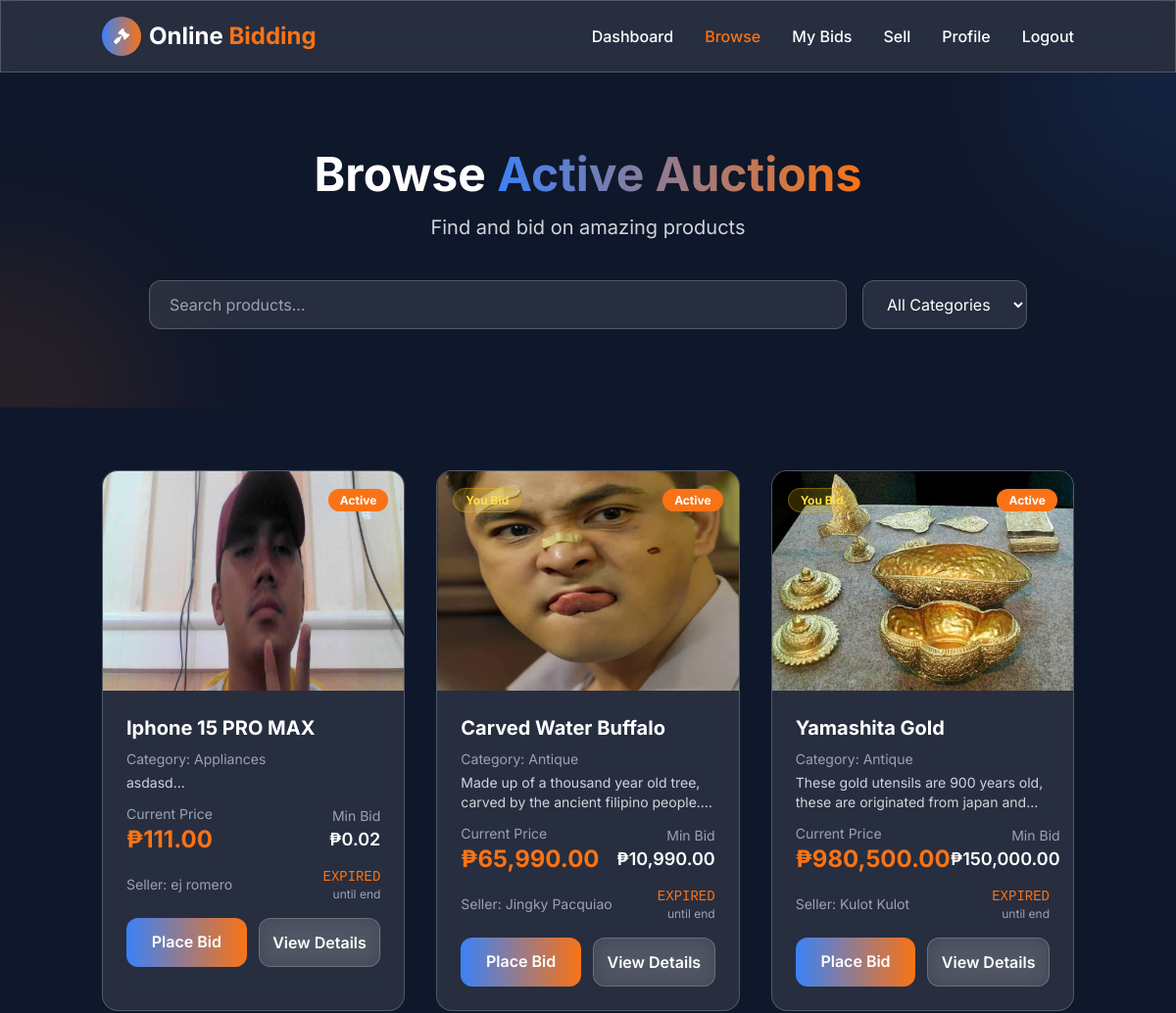
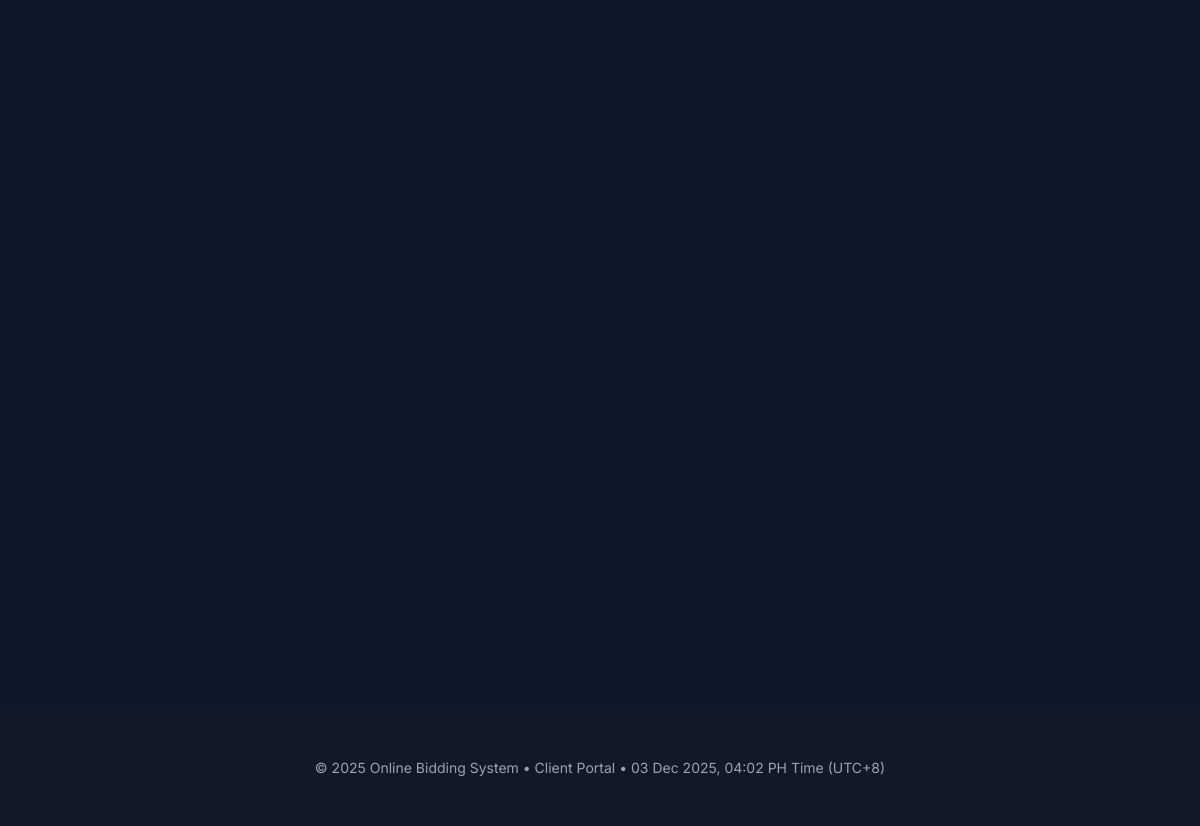
The page /client/products.php (signed in) on the database its author committed (2 pictures, top to bottom).
### tables this page shows
CREATE TABLE `products` (
  `id` int(30) NOT NULL,
  `productOwner` varchar(50) NOT NULL,
  `productStatus` varchar(20) NOT NULL,
  `productName` varchar(100) NOT NULL,
  `category` varchar(50) NOT NULL,
  `itemDesc` text NOT NULL,
  `bidCount` int(11) NOT NULL,
  `minimumBid` double NOT NULL,
  `productPrice` double NOT NULL,
  `productEnd` datetime NOT NULL,
  `productImgLoc` varchar(255) NOT NULL,
  `datePosted` datetime NOT NULL DEFAULT current_timestamp()
);

CREATE TABLE `users` (
  `id` int(30) NOT NULL,
  `firstName` varchar(50) NOT NULL,
  `lastName` varchar(50) NOT NULL,
  `userMoney` varchar(100) NOT NULL,
  `amountRcvble` varchar(100) NOT NULL,
  `password` text NOT NULL,
  `email` varchar(200) NOT NULL,
  `contact` varchar(100) NOT NULL,
  `address` text NOT NULL,
  `userType` tinyint(4) NOT NULL,
  `securityWord` varchar(50) NOT NULL,
  `profilePic` varchar(100) NOT NULL,
  `isLogin` smallint(6) NOT NULL,
  `date_created` datetime NOT NULL DEFAULT current_timestamp(),
  `created_at` datetime DEFAULT current_timestamp(),
  `avatar` varchar(255) DEFAULT '../assets/img/default-avatar.png'
);

### config.php (called while the page is built, shortened)
<?php
function formatCurrency($amount) {
    return '₱' . number_format($amount, 2);
}
?>

### client/products.php (the view, shortened to what this page needs)
<?php
include '../config.php';
$user_id = $_SESSION['user_id'];
?>
<!DOCTYPE html>
<html lang="en">
<head>
    <script src="https://cdn.tailwindcss.com"></script>
    <link rel="stylesheet" href="https://cdnjs.cloudflare.com/ajax/libs/font-awesome/6.4.0/css/all.min.css">
</head>
<body class="bg-deep-blue text-white min-h-screen">
    <header class="sticky top-0 z-50 glass-effect py-4">
        <div class="container mx-auto px-4 flex justify-between items-center">
            <div class="flex items-center space-x-2">
                <div class="w-10 h-10 rounded-full bg-gradient-to-r from-electric-blue to-bright-orange flex items-center justify-center">
                    <i class="fas fa-gavel text-white"></i>
                </div>
                <h1 class="text-2xl font-bold">Online <span class="text-bright-orange">Bidding</span></h1>
            </div>
            <nav class="hidden md:flex space-x-8">
                <a href="dashboard.php" class="font-medium hover:text-bright-orange transition-colors">Dashboard</a>
                <a href="products.php" class="font-medium text-bright-orange">Browse</a>
                <a href="my_bids.php" class="font-medium hover:text-bright-orange transition-colors">My Bids</a>
                <a href="add_product.php" class="font-medium hover:text-bright-orange transition-colors">Sell</a>
                <a href="profile.php" class="font-medium hover:text-bright-orange transition-colors">Profile</a>
                <a href="../logout.php" class="font-medium hover:text-bright-orange transition-colors">Logout</a>
            </nav>
        </div>
    </header>
    <section class="py-16 md:py-20 relative overflow-hidden">
        <div class="absolute -top-40 -right-40 w-80 h-80 rounded-full bg-electric-blue opacity-10 blur-3xl"></div>
        <div class="absolute -bottom-40 -left-40 w-80 h-80 rounded-full bg-bright-orange opacity-10 blur-3xl"></div>
        <div class="container mx-auto px-4 relative z-10">
            <div class="max-w-3xl mx-auto text-center">
                <h2 class="text-4xl md:text-5xl font-bold mb-4">
                    Browse <span class="text-gradient">Active Auctions</span>
                </h2>
                <p class="text-xl text-gray-300">Find and bid on amazing products</p>
            </div>
            <div class="max-w-4xl mx-auto mt-10 flex flex-col md:flex-row gap-4">
                <input type="text" id="searchInput"
                       class="flex-1 px-5 py-3 bg-white/10 border border-white/20 rounded-xl focus:outline-none focus:ring-2 focus:ring-bright-orange text-white placeholder-gray-400"
                       placeholder="Search products...">
                <select id="categoryFilter"
                        class="px-5 py-3 bg-white/10 border border-white/20 rounded-xl focus:outline-none focus:ring-2 focus:ring-bright-orange text-white">
                    <option value="all">All Categories</option>
                </select>
            </div>
        </div>
    </section>
    <section class="py-16">
        <div class="container mx-auto px-4">
            <div id="productsGrid" class="grid grid-cols-1 md:grid-cols-2 lg:grid-cols-3 gap-8">
                <?php
                $query = "SELECT p.*, u.firstName, u.lastName
                         FROM products p
                         JOIN users u ON p.productOwner = u.id
                         WHERE p.productStatus = 'active'
                         ORDER BY p.datePosted DESC";
                $result = $conn->query($query);
                if ($result->num_rows > 0) {
                    while($row = $result->fetch_assoc()) {
                        $bid_check = $conn->query("SELECT * FROM clients_bid_tbl WHERE bidderName = $user_id AND itemId = " . $row['id']);
                        $has_bid = $bid_check->num_rows > 0;
                        $imgPath = $row['productImgLoc'];
                        $fullPath = '../' . $imgPath;
                        $defaultImg = '../assets/images/default-product.jpg';
                        $displayImg = (!empty($imgPath) && file_exists($fullPath)) ? $imgPath : $defaultImg;
                        ?>
                        <div class="product-card glass-effect rounded-2xl overflow-hidden card-hover"
                             data-category="<?= htmlspecialchars($row['category']) ?>">
                            <div class="relative">
                                <img src="../<?= htmlspecialchars($displayImg) ?>"
                                     alt="<?= htmlspecialchars($row['productName']) ?>"
                                     class="w-full h-56 object-cover">
                                <div class="absolute top-4 right-4">
                                    <span class="status active">Active</span>
                                </div>
                                <?php if ($has_bid): ?>
                                    <div class="absolute top-4 left-4">
                                        <span class="status bid">You Bid</span>
                                    </div>
                                <?php endif; ?>
                            </div>
                            <div class="p-6">
                                <h3 class="text-xl font-bold mb-2"><?= htmlspecialchars($row['productName']) ?></h3>
                                <p class="text-sm text-gray-400 mb-1">Category: <?= htmlspecialchars($row['category']) ?></p>
                                <p class="text-gray-300 text-sm mb-3 line-clamp-2"><?= htmlspecialchars(substr($row['itemDesc'], 0, 100)) ?>...</p>
                                <div class="flex justify-between items-center mb-3">
                                    <div>
                                        <p class="text-sm text-gray-400">Current Price</p>
                                        <p class="text-2xl font-bold text-bright-orange"><?= formatCurrency($row['productPrice']) ?></p>
                                    </div>
                                    <div class="text-right">
                                        <p class="text-sm text-gray-400">Min Bid</p>
                                        <p class="text-lg font-semibold"><?= formatCurrency($row['minimumBid']) ?></p>
                                    </div>
                                </div>
                                <div class="flex justify-between items-center text-sm text-gray-400 mb-4">
                                    <span>Seller: <?= htmlspecialchars($row['firstName'] . ' ' . $row['lastName']) ?></span>
                                    <div class="text-right">
                                        <div class="countdown" data-end="<?= $row['productEnd'] ?>">--:--</div>
                                        <div class="text-xs">until end</div>
                                    </div>
                                </div>
                                <div class="flex gap-3">
                                    <a href="bid.php?product_id=<?= $row['id'] ?>"
                                       class="flex-1 py-3 bg-gradient-to-r from-electric-blue to-bright-orange rounded-xl font-semibold text-center hover:opacity-90 transition-all btn-glow">
                                        Place Bid
                                    </a>
                                    <a href="../product_detail.php?id=<?= $row['id'] ?>"
                                       class="flex-1 py-3 glass-effect rounded-xl font-semibold text-center hover:bg-white/20 transition-all">
                                        View Details
                                    </a>
                                </div>
                            </div>
                        </div>
                        <?php
                    }
                }
                ?>
            </div>
        </div>
    </section>
    <footer class="py-12 bg-gray-900 mt-16">
        <div class="container mx-auto px-4 text-center text-gray-400 text-sm">
            <p>© 2025 Online Bidding System • Client Portal • <?php echo date('d M Y, H:i'); ?> PH Time (UTC+8)</p>
        </div>
    </footer>
</body>
</html>

### rows shown on the page
products: productImgLoc (picture), productName "Iphone 15 PRO MAX", category "Appliances", itemDesc "asdasd", productPrice "₱111.00", minimumBid "₱0.02", users.firstName+lastName "ej romero"
products: productImgLoc (picture), shows "You Bid", productName "Carved Water Buffalo", category "Antique", itemDesc "Made up of a thousand year old tree, carved by the ancient filipino…", productPrice "₱65,990.00", minimumBid "₱10,990.00", users.firstName+lastName "Jingky Pacquiao"
products: productImgLoc (picture), shows "You Bid", productName "Yamashita Gold", category "Antique", itemDesc "These gold utensils are 900 years old, these are originated from japan…", productPrice "₱980,500.00", minimumBid "₱150,000.00", users.firstName+lastName "Kulot Kulot"
